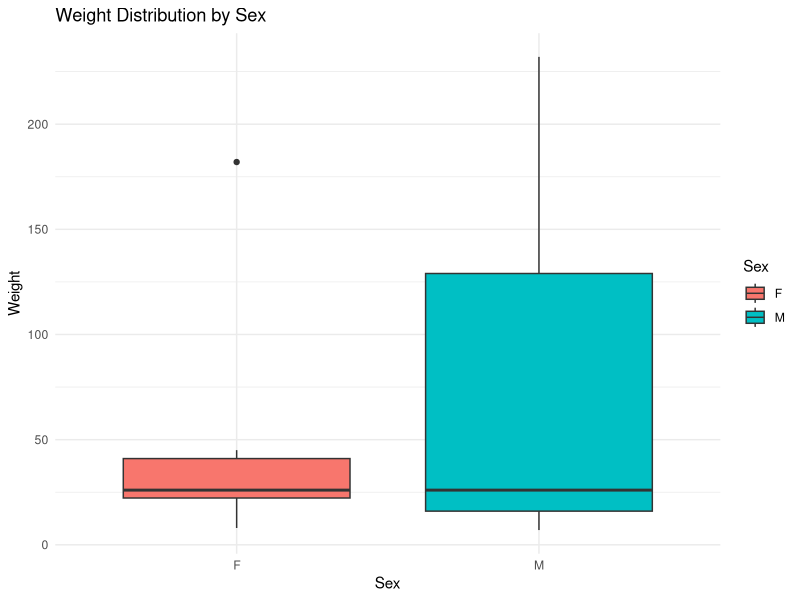
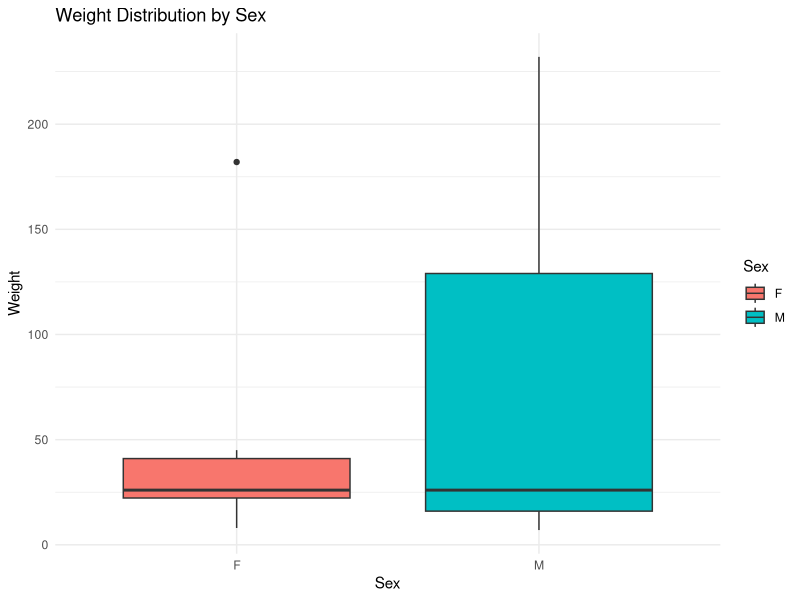

Write R code to recreate these figures, in order.
library(ggplot2)
library(dplyr)

data <- read.csv("species_data.csv")

species_avg_weight <- data %>%
  group_by(Species) %>%
  summarise(Mean_Weight = mean(Weight, na.rm = TRUE))

write.table(species_avg_weight, file="5_R_outputs.txt", row.names=FALSE, sep="\t")

ggplot(data, aes(x=Sex, y=Weight, fill=Sex)) +
  geom_boxplot() +
  ggtitle("Weight Distribution by Sex") +
  theme_minimal()
ggsave("weight_distribution.png")